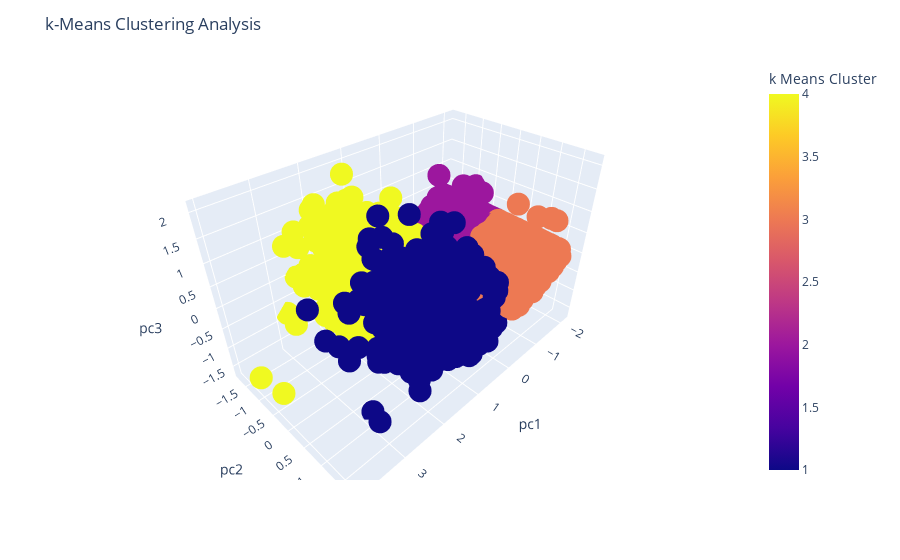

Here is the notebook cell this chart was saved with:
### Code cell
import plotly.graph_objects as go
import plotly.express as px

Cluster = df[['k Means Cluster', 'pc1', 'pc2','pc3']]
# Scatter plot
fig = px.scatter_3d(Cluster, x='pc1', y='pc2', z='pc3', color=Cluster['k Means Cluster'],
                   labels={'0':'pc1','1':'pc2','2':'pc3'})
fig.update_layout(title='k-Means Clustering Analysis')

# Show the figure
fig.show()

### Figure 1 — Plotly figure (JSON) as saved in the notebook; plotly's stock layout.template omitted (floating-point values rounded to 4 significant figures; data arrays with more than 128 entries replaced by an {"elided": "..."} marker saying what was removed)
{"data": [{"hovertemplate": "pc1=%{x}<br>pc2=%{y}<br>pc3=%{z}<br>k Means Cluster=%{marker.color}<extra></extra>", "legendgroup": "", "marker": {"color": {"elided": "1953 int values"}, "coloraxis": "coloraxis", "symbol": "circle"}, "mode": "markers", "name": "", "scene": "scene", "showlegend": false, "type": "scatter3d", "x": {"elided": "1953 float values"}, "y": {"elided": "1953 float values"}, "z": {"elided": "1953 float values"}}], "layout": {"coloraxis": {"colorbar": {"title": {"text": "k Means Cluster"}}, "colorscale": [[0, "#0d0887"], [0.1111, "#46039f"], [0.2222, "#7201a8"], [0.3333, "#9c179e"], [0.4444, "#bd3786"], [0.5556, "#d8576b"], [0.6667, "#ed7953"], [0.7778, "#fb9f3a"], [0.8889, "#fdca26"], [1, "#f0f921"]]}, "legend": {"tracegroupgap": 0}, "margin": {"t": 60}, "scene": {"domain": {"x": [0, 1], "y": [0, 1]}, "xaxis": {"title": {"text": "pc1"}}, "yaxis": {"title": {"text": "pc2"}}, "zaxis": {"title": {"text": "pc3"}}}, "title": {"text": "k-Means Clustering Analysis"}}}
